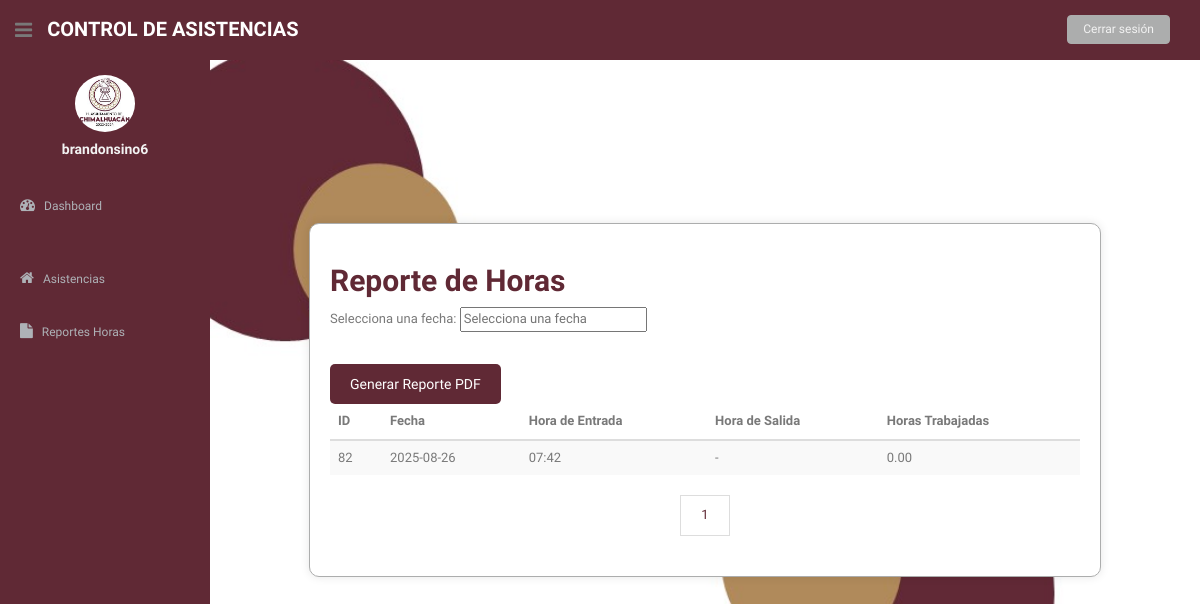
Page /reportes_horas/ (signed in) on the earlier database version.
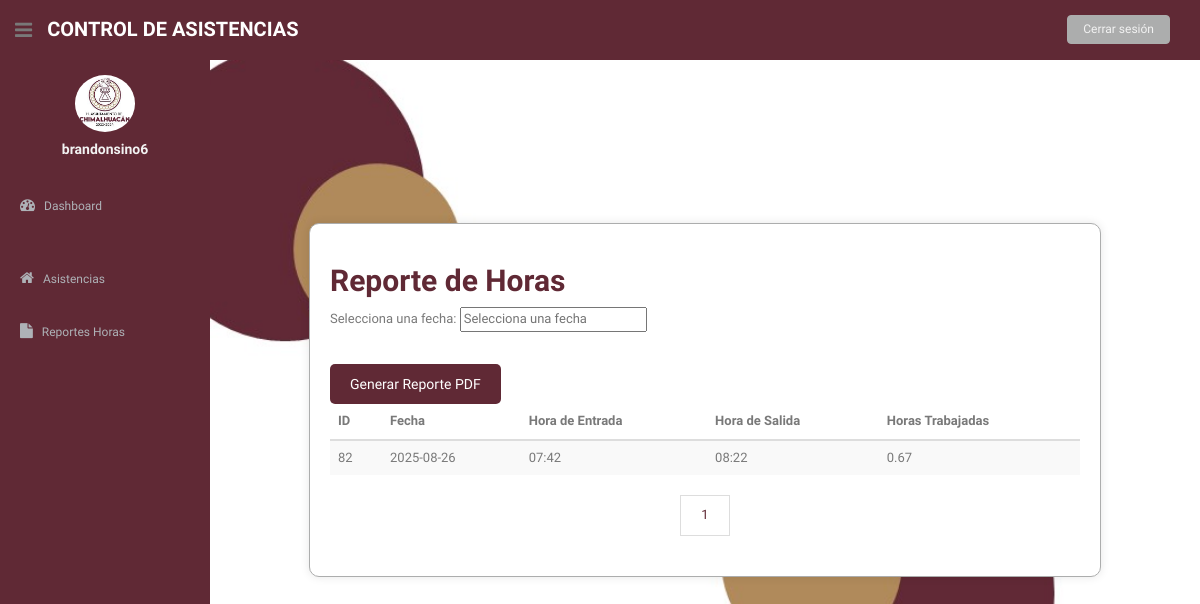
Same page on the later database version.
### asistencia/models.py (models this page shows, shortened)
class Asistencia(models.Model):
    usuario = models.ForeignKey(Usuario, on_delete=models.CASCADE)
    fecha_escaneo_entrada = models.DateTimeField(blank=True, null=True)
    fecha_escaneo_salida = models.DateTimeField(blank=True, null=True)
    horas = models.DurationField(blank=True, null=True)
    @property
    def fecha(self):
        return self.fecha_escaneo_entrada.date() if self.fecha_escaneo_entrada else None
    @property
    def hora_entrada(self):
        return self.fecha_escaneo_entrada.strftime('%H:%M') if self.fecha_escaneo_entrada else "-"
    @property
    def hora_salida(self):
        return self.fecha_escaneo_salida.strftime('%H:%M') if self.fecha_escaneo_salida else "-"
    @property
    def horas_trabajadas(self):
        if self.horas:
            return self.horas.total_seconds() / 3600
        return 0.0

### asistencia/views.py (the view)
# urls.py: path('reportes_horas/', views.reportes_horas, name='reportes_horas'),
@login_required
def reportes_horas(request):
    usuario = get_object_or_404(Usuario, user=request.user)
    asistencias = Asistencia.objects.filter(usuario=usuario).order_by('fecha_escaneo_entrada')
    paginator = Paginator(asistencias, 10)
    page_number = request.GET.get('page')
    page_obj = paginator.get_page(page_number)
    context = {'page_obj': page_obj, 'now': timezone.now()}
    return render(request, 'prestador/reportes.html', context)

### asistencia/templates/prestador/reportes.html (shortened to what this page needs)
{% load static %}
<!DOCTYPE html>
<html lang="en">
<head>
  <link href="{% static 'css/bootstrap.css' %}" rel="stylesheet">
  <link href="{% static 'font-awesome/css/font-awesome.css' %}" rel="stylesheet">
  <link rel="stylesheet" type="text/css" href="{% static 'css/zabuto_calendar.css' %}">
  <link rel="stylesheet" type="text/css" href="{% static 'js/gritter/css/jquery.gritter.css' %}">
  <link rel="stylesheet" type="text/css" href="{% static 'lineicons/style.css' %}">
  <link href="{% static 'css/style.css' %}" rel="stylesheet">
  <link href="{% static 'css/style-responsive.css' %}" rel="stylesheet">
  <link rel="stylesheet" href="https://code.jquery.com/ui/1.12.1/themes/base/jquery-ui.css">
</head>
<body>
  <section id="container">
    {% include 'general/menu_prestador.html' %}
    <section id="main-content">
        <div class="container">
          <h2>Reporte de Horas</h2>
          <div class="datepicker">
            <label for="filter-date">Selecciona una fecha:</label>
            <input type="text" id="filter-date" name="filter-date" placeholder="Selecciona una fecha">
          </div>
          <a href="{% url 'descargar_reporte_pdf' %}" class="btn">Generar Reporte PDF</a>
          <table class="table table-striped">
              <thead>
                  <tr>
                      <th>ID</th>
                      <th>Fecha</th>
                      <th>Hora de Entrada</th>
                      <th>Hora de Salida</th>
                      <th>Horas Trabajadas</th>
                  </tr>
              </thead>
              <tbody>
                  {% for row in page_obj.object_list %}
                  <tr>
                      <td>{{ row.id }}</td>
                      <td>{{ row.fecha }}</td>
                      <td>{{ row.hora_entrada }}</td>
                      <td>{{ row.hora_salida }}</td>
                      <td>{{ row.horas_trabajadas|floatformat:2 }}</td>
                  </tr>
                  {% empty %}
                  <tr>
                      <td colspan="4">No hay registros disponibles.</td>
                  </tr>
                  {% endfor %}
              </tbody>
          </table>
          <div class="pagination">
            {% for num in page_obj.paginator.page_range %}
            <a href="?page={{ num }}">{{ num }}</a>
            {% endfor %}
          </div>
        </div>
    </section>
  </section>
</body>
</html>

Differences in the rows shown:
changed Asistencia id 82: hora_salida "-" → "08:22"; horas_trabajadas "0.00" → "0.67"
